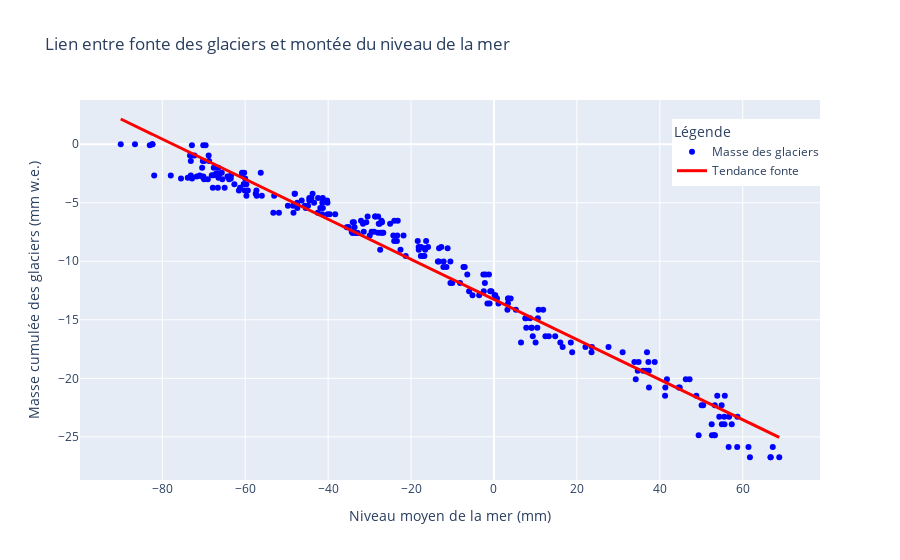

The notebook cell saved with this chart:
### Code cell
# Préparer x et y pour le graphique

x = df_combined["sea_level_avg"]  
y = df_combined["Mean cumulative mass balance"]  

# Calculer la régression linéaire

X = sm.add_constant(x)
model = sm.OLS(y, X).fit()
y_pred = model.predict(X)

# Créer le graphique
fig = go.Figure()

# Nuage de points (observations réelles)
fig.add_trace(go.Scatter(
    x=x,
    y=y,
    mode="markers",
    name="Masse des glaciers",
    marker=dict(color="blue")
))

# Ligne de régression (tendance)
fig.add_trace(go.Scatter(
    x=x,
    y=y_pred,
    mode="lines",
    name="Impact de la fonte des glaciers sur le niveau",
    line=dict(color="orange", width=3)
))

# Mettre à jour le layout

fig.update_layout(
    title="Lien entre fonte des glaciers et montée du niveau de la mer",
    xaxis_title="Niveau moyen de la mer (mm)",
    yaxis_title="Masse cumulée des glaciers (mm w.e.)",
    legend=dict(
        title="Légende",
        x=0.8,
        y=0.95
    )
)
# Afficher le graphique
fig.show()

### Figure 1 — Plotly figure (JSON) as saved in the notebook; plotly's stock layout.template omitted (floating-point values rounded to 4 significant figures; data arrays with more than 128 entries replaced by an {"elided": "..."} marker saying what was removed)
{"data": [{"marker": {"color": "blue"}, "mode": "markers", "name": "Masse des glaciers", "type": "scatter", "x": {"elided": "260 float values"}, "y": {"elided": "260 float values"}}, {"line": {"color": "red", "width": 3}, "mode": "lines", "name": "Tendance fonte", "type": "scatter", "x": {"elided": "260 float values"}, "y": {"elided": "260 float values"}}], "layout": {"legend": {"title": {"text": "Légende"}, "x": 0.8, "y": 0.95}, "title": {"text": "Lien entre fonte des glaciers et montée du niveau de la mer"}, "xaxis": {"title": {"text": "Niveau moyen de la mer (mm)"}}, "yaxis": {"title": {"text": "Masse cumulée des glaciers (mm w.e.)"}}}}
